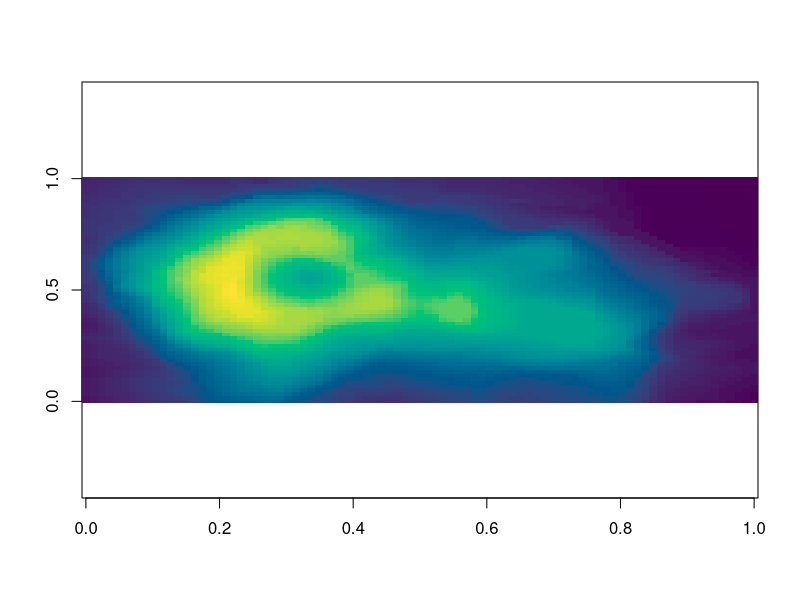
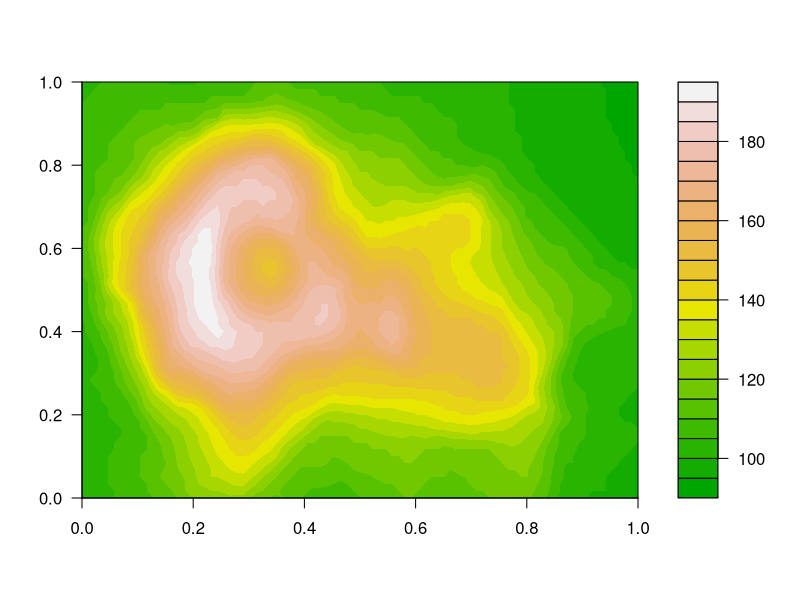
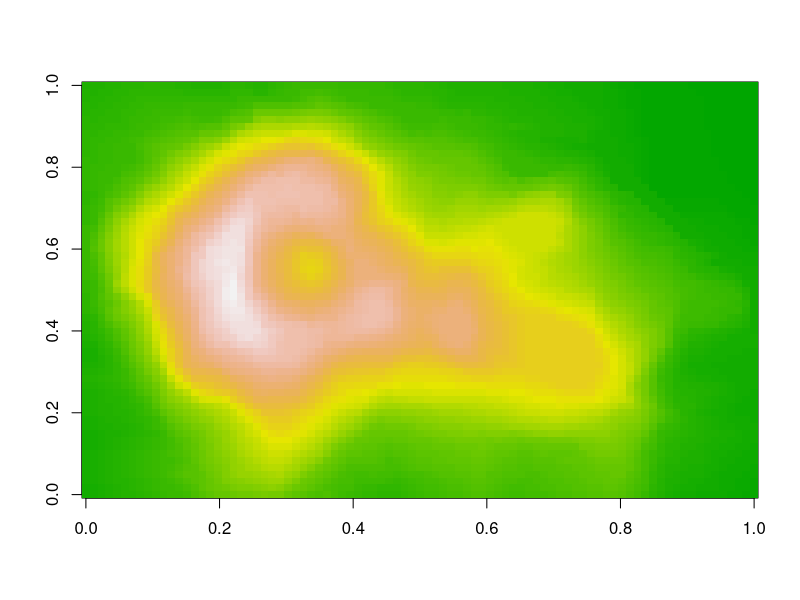
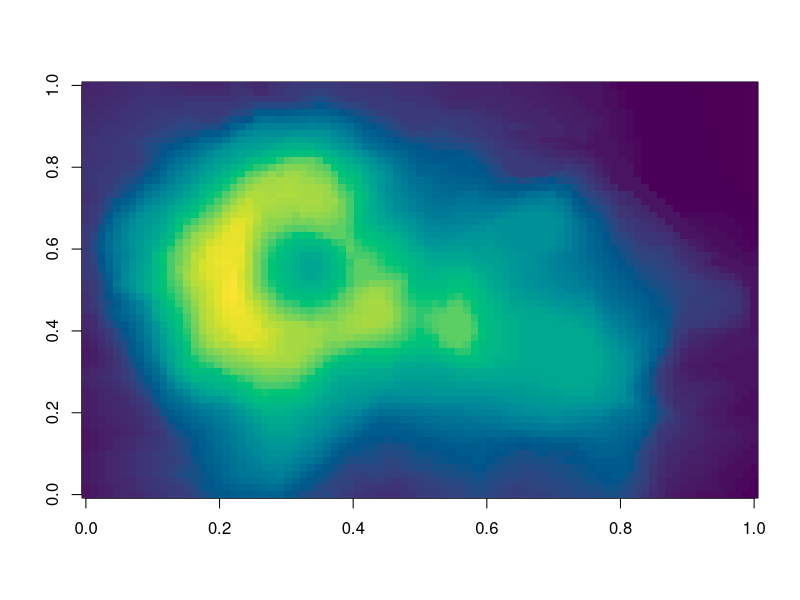
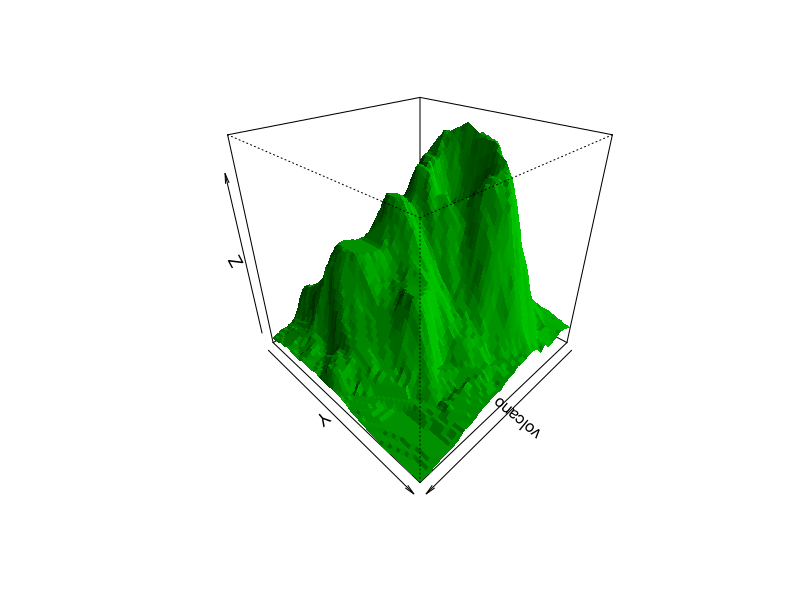
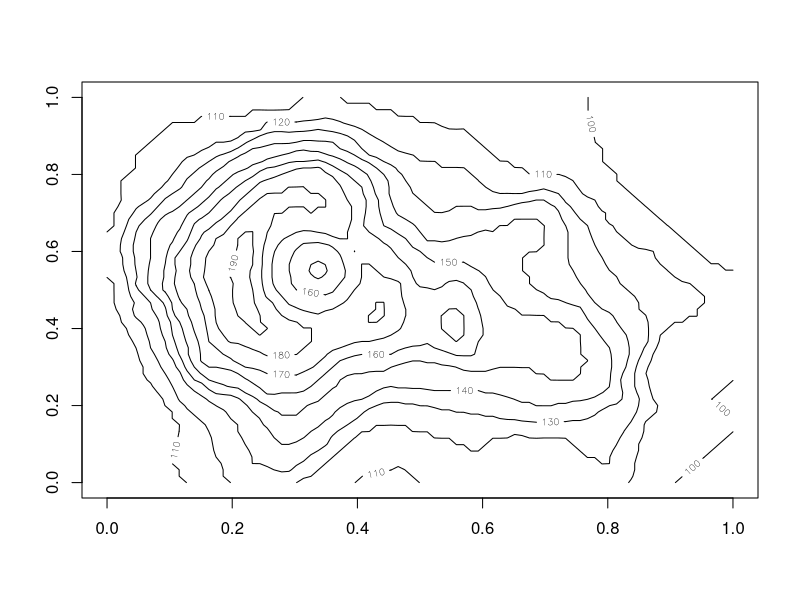
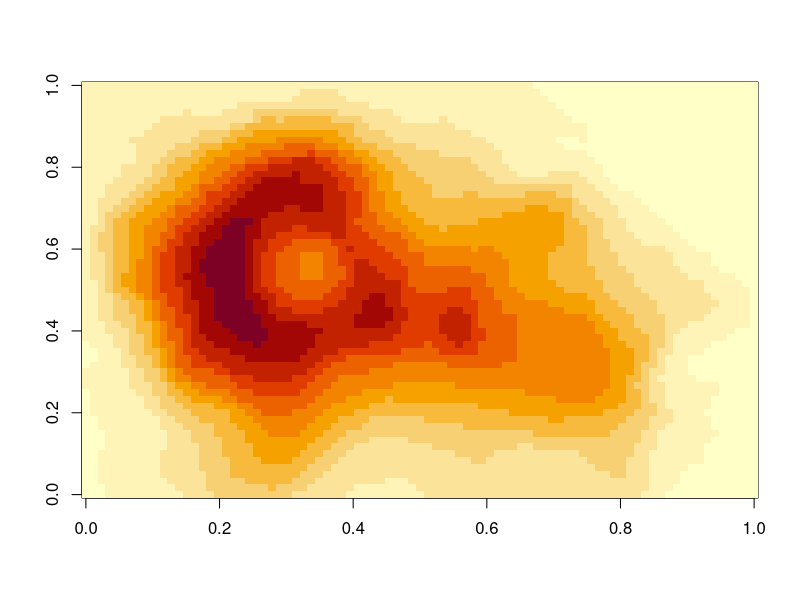
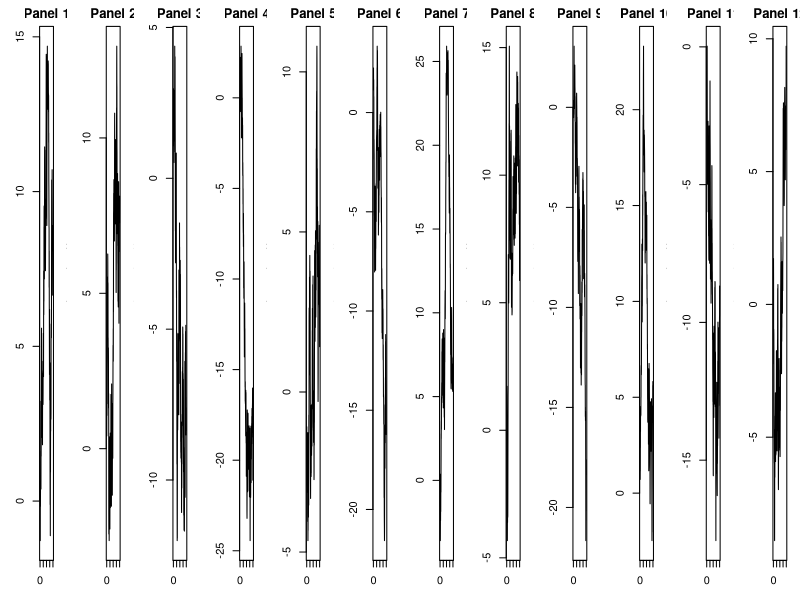

Source code (R) for these figures, in order:
## ---- chunk 1
#| panzoom: true
#| fig-width: 12
#| fig-height: 4

image(volcano, col = hcl.colors(100, "Viridis"), asp = 1 / 3)
## ---- chunk 2
#| label: fig-volcano
#| fig-cap: "Maunga Whau volcano."
#| panzoom:
#|   max-zoom: 10
#|   hint: false

filled.contour(volcano, color.palette = terrain.colors)
## ---- chunk 3
#| include: false

png("images/volcano.png", width = 1600, height = 1100)
persp(volcano, theta = 135, phi = 30, col = "green3", shade = 0.5, border = NA)
invisible(dev.off())
## ---- chunk 4
#| echo: false
#| fig-cap: "A code cell's plot in a `.panzoom` div."

image(volcano, col = terrain.colors(100))
## ---- chunk 5
#| panzoom:
#|   group: volcano-views
#| fig-cap:
#|   - "Volcano heights as an image."
#|   - "The same data as a perspective plot."
#| layout-ncol: 2

image(volcano, col = hcl.colors(100, "Viridis"))
persp(volcano, theta = 135, phi = 30, col = "green3", shade = 0.5, border = NA)
## ---- chunk 6
#| label: fig-volcano-sub
#| fig-cap: "Two views of Maunga Whau, as subfigures."
#| fig-subcap: ["Contours", "Filled contours"]
#| layout-ncol: 2
#| panzoom: true

contour(volcano)
image(volcano)
## ---- chunk 7
#| panzoom: true
#| fig-width: 25
#| fig-height: 2
#| fig-cap: "Twelve random walks, side by side."

set.seed(1)
par(mfrow = c(1, 12), mar = c(3, 3, 2, 1))
for (i in 1:12) plot(cumsum(rnorm(200)), type = "l", main = paste("Panel", i))
## ---- chunk 8
#| fig-cap: "The standard normal density, $\\varphi(x)$."
#| panzoom:
#|   description: "$\\varphi(x) = \\frac{1}{\\sqrt{2\\pi}} e^{-x^2/2}$. The shaded area is $P(|X| < 1) \\approx 0.683$."

x <- seq(-4, 4, length.out = 400)
plot(x, dnorm(x), type = "l", lwd = 2, xlab = "x", ylab = "density")
inner <- abs(x) < 1
polygon(c(-1, x[inner], 1), c(0, dnorm(x[inner]), 0), col = "grey85", border = NA)
lines(x, dnorm(x), lwd = 2)
## ---- chunk 9
contour(volcano)
